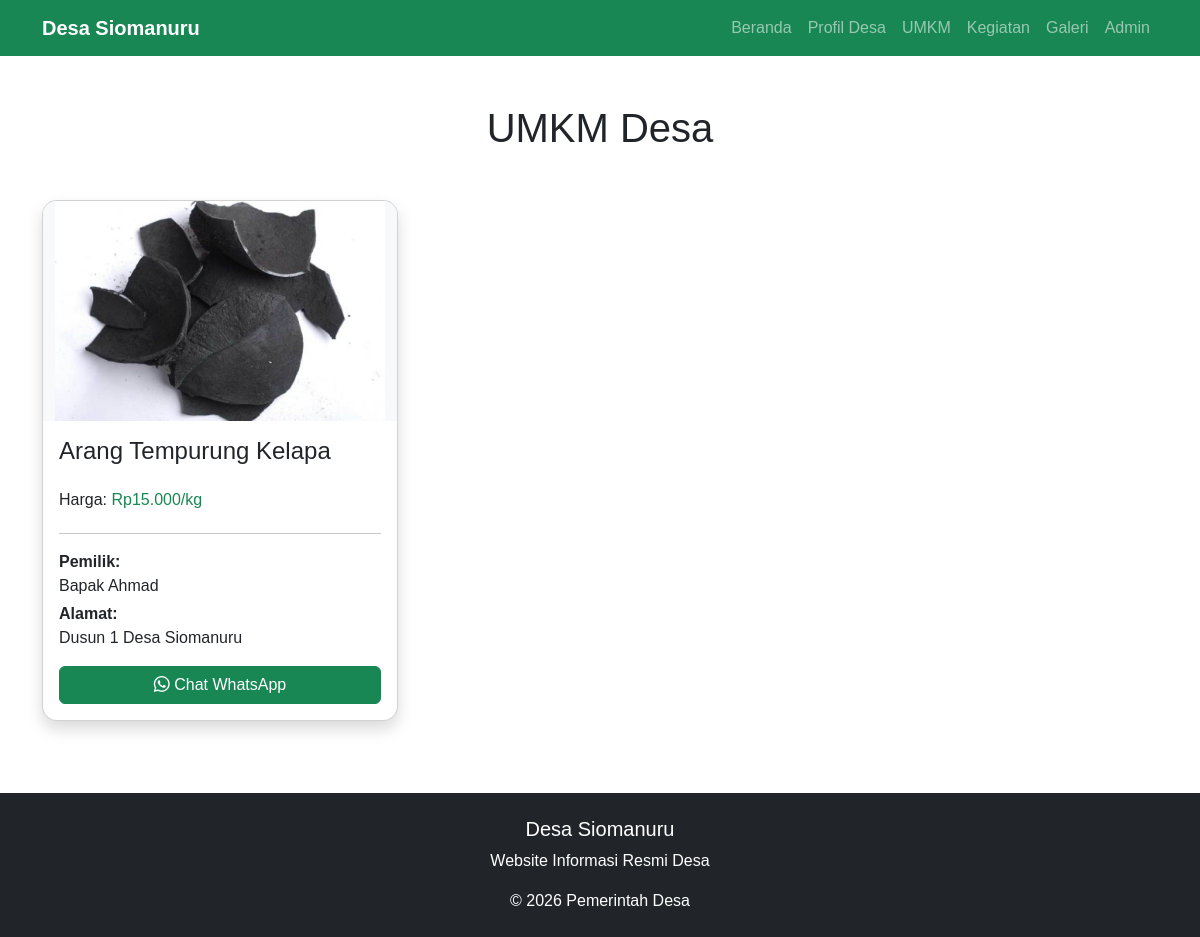
/umkm, run on the app's committed database.
### models/umkm.py (models this page shows)
class UMKM(db.Model):
    id = db.Column(
        db.Integer,
        primary_key=True
    )
    nama_produk = db.Column(
        db.String(150)
    )
    deskripsi = db.Column(
        db.Text
    )
    harga = db.Column(
        db.String(100)
    )
    nama_pemilik = db.Column(
        db.String(150)
    )
    alamat = db.Column(
        db.Text
    )
    nomor_hp = db.Column(
        db.String(20)
    )
    foto = db.Column(
        db.String(200)
    )

### app.py (the view)
@app.route("/umkm")
def umkm():
    data = UMKM.query.all()
    return render_template(
        "umkm.html",
        data=data
    )

### app.py (called while the page is built)
@app.context_processor
def utility_processor():
    def nama_bulan(bulan):
        daftar = [
            "",
            "Januari",
            "Februari",
            "Maret",
            "April",
            "Mei",
            "Juni",
            "Juli",
            "Agustus",
            "September",
            "Oktober",
            "November",
            "Desember"
        ]
        return daftar[bulan]
    def pindah(bulan,tahun,arah):
        bulan += arah
        if bulan < 1:
            bulan = 12
            tahun -= 1
        if bulan > 12:
            bulan = 1
            tahun += 1
        return {
            "bulan":bulan,
            "tahun":tahun
        }
    return dict(
        nama_bulan=nama_bulan,
        pindah=pindah
    )

### templates/umkm.html (shortened to what this page needs)
{% extends "base.html" %}
{% block content %}
<div class="container mt-5">
<h1 class="text-center mb-5">
UMKM Desa
</h1>
<div class="row">
{% for item in data %}
<div class="col-md-4 mb-4">
<div class="card shadow h-100">
{% if item.foto %}
<img
src="/static/uploads/umkm/{{item.foto}}"
class="card-img-top"
style="
width:100%;
height:220px;
object-fit:contain;
background:#f8f9fa;
"
alt="{{item.nama_produk}}"
>
{% else %}
<img
src="https://via.placeholder.com/400x250"
class="card-img-top"
alt="Tidak ada foto"
>
{% endif %}
<div class="card-body d-flex flex-column">
<h4 class="card-title">
{{item.nama_produk}}
</h4>
<h6>
Harga:
<span class="text-success">
{{item.harga}}
</span>
</h6>
<hr>
<p class="mb-1">
<strong>Pemilik:</strong>
<br>
{{item.nama_pemilik}}
</p>
<p class="mb-3">
<strong>Alamat:</strong>
<br>
{{item.alamat}}
</p>
{% if item.nomor_hp %}
<a
    href="https://wa.me/{{ ('62' ~ item.nomor_hp[1:]) }}?text={{ ('Halo saya tertarik dengan produk ' ~ item.nama_produk)|urlencode }}"
    target="_blank"
    class="btn btn-success mt-auto">
    <i class="bi bi-whatsapp"></i>
    Chat WhatsApp
</a>
{% else %}
<button
class="btn btn-secondary mt-auto"
disabled>
Nomor Tidak Tersedia
</button>
{% endif %}
</div>
</div>
</div>
{% else %}
<div class="col-12">
<div class="alert alert-info text-center">
Belum ada data UMKM.
</div>
</div>
{% endfor %}
</div>
</div>
{% endblock %}

### static/css/style.css (style rules this page uses)
body { font-family:Arial, sans-serif; }
.card { border-radius:15px; overflow:hidden; }
.card img { height:220px; object-fit:cover; }
.card { transition: 0.3s; }

### data on the page
UMKM: foto (picture), nama_produk "Arang Tempurung Kelapa", harga "Rp15.000/kg", nama_pemilik "Bapak Ahmad", alamat "Dusun 1 Desa Siomanuru"

### other printed values
{{ config.NAMA_DESA if config.NAMA_DESA else "Portal Desa" }} "Desa Siomanuru"
